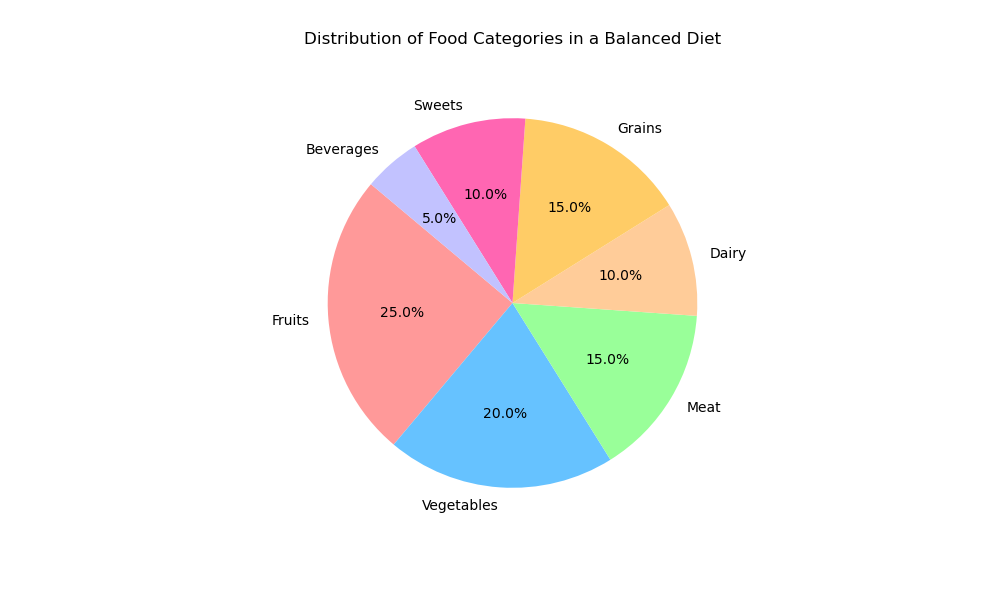

Python code for this plot:

import matplotlib.pyplot as plt

# Data points
food_categories = ['Fruits', 'Vegetables', 'Meat', 'Dairy', 'Grains', 'Sweets', 'Beverages']
market_share = [25.0, 20.0, 15.0, 10.0, 15.0, 10.0, 5.0]

# Colors using hexadecimal color codes
colors = ['#ff9999', '#66c2ff', '#99ff99', '#ffcc99', '#ffcc66', '#ff66b2', '#c2c2ff']

# Plotting the pie chart
plt.figure(figsize=(10, 6))  # Width and height of the chart
plt.pie(market_share, labels=food_categories, colors=colors, autopct='%1.1f%%', startangle=140)

# Title of the chart
plt.title('Distribution of Food Categories in a Balanced Diet', pad=20)

# Display the chart
plt.show()
